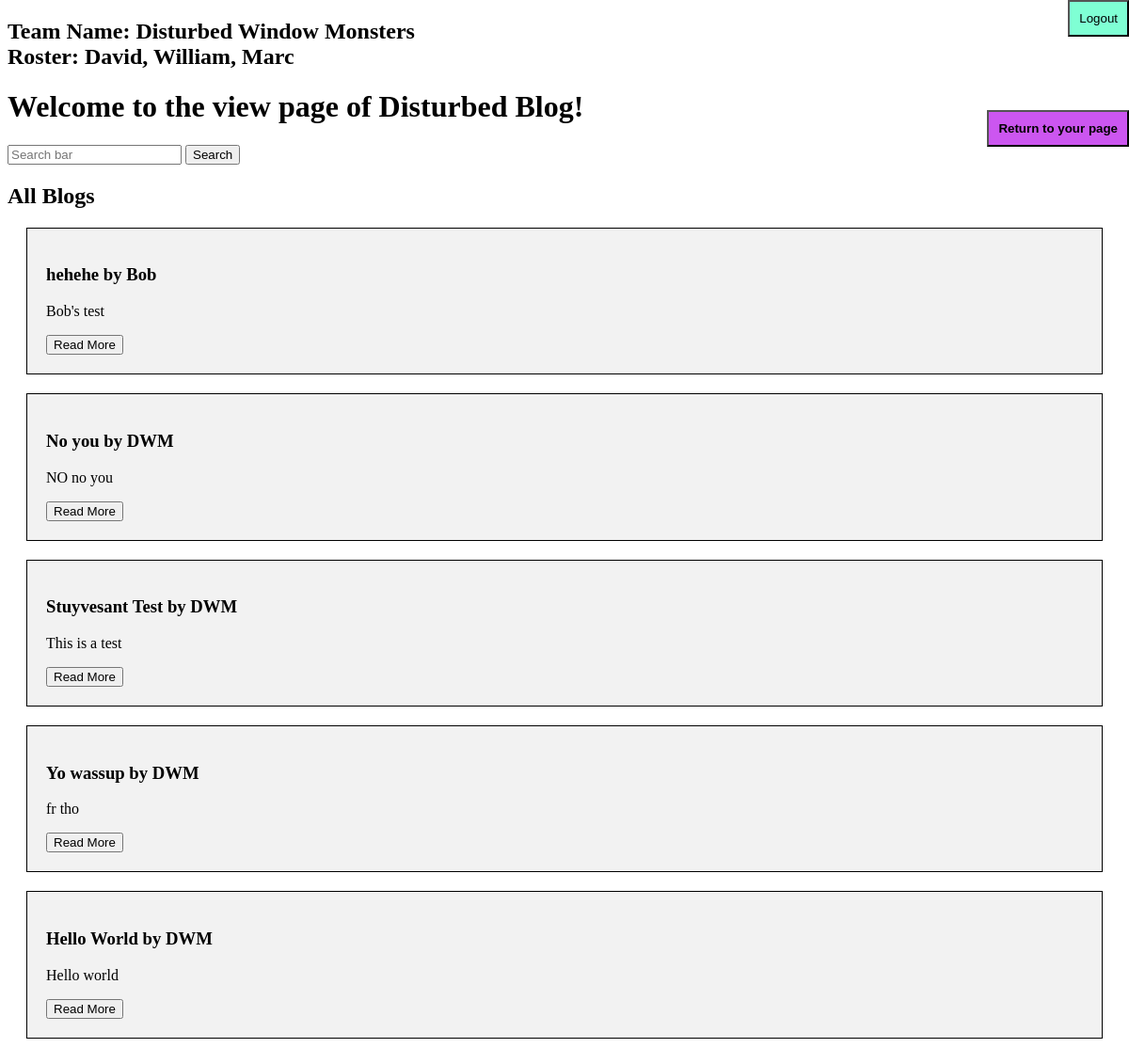
Before: /view with the older database file.
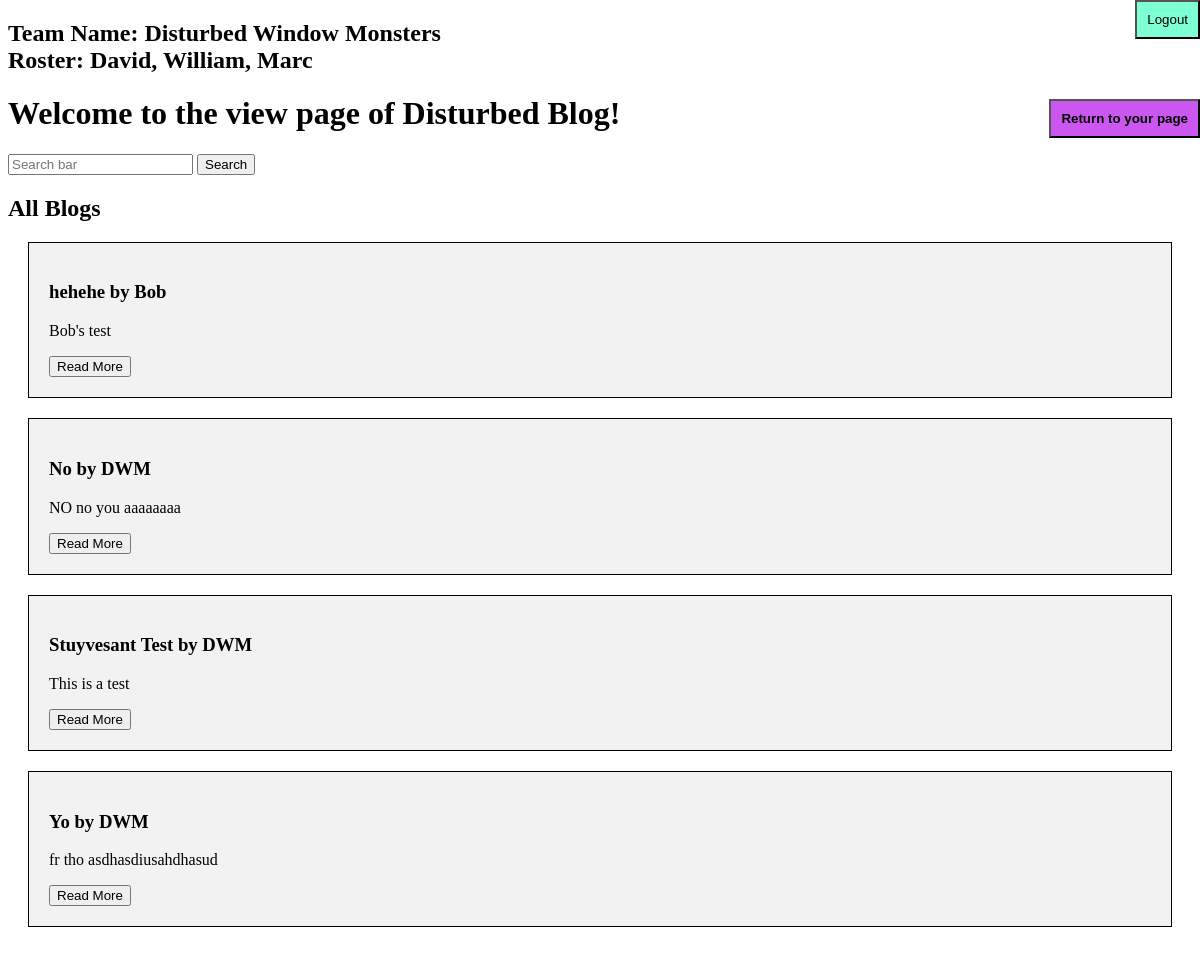
After: the same page with the newer database file.
### tables this page shows
CREATE TABLE blog(user TEXT, title TEXT, content TEXT, date_added INTEGER, data_mod INTEGER, num_view INTEGER, time INTEGER, id INTEGER PRIMARY KEY AUTOINCREMENT, slug TEXT UNIQUE);

### __init__.py (the view, shortened to what this page needs)
@app.route("/view", methods=['GET', 'POST'])
def view():
    if request.method == "GET":
        return render_template('view.html', blogs = get_posts())
    else:
        return Response(status=405)

### db_user.py (called while the page is built)
def get_posts():
    return c.execute("SELECT * FROM blog ORDER BY time DESC").fetchall()

### templates/view.html (shortened to what this page needs)
<!DOCTYPE html>
<html>
<head>
    <link rel="stylesheet" href="./static/index.css">
</head>
<body>
    <div>
        <h2>Team Name: Disturbed Window Monsters
            <br>
            Roster: David, William, Marc
        </h2>
        <h1>
            Welcome to the view page of Disturbed Blog!
        </h1>
        <div>
            <form action="POST" , action="/view">
                <input type="text" placeholder="Search bar" name="search">
                <button type="submit" name="sub3">
                    Search
                </button>
            </form>
        </div>
        <div>
            <h2>
                All Blogs
            </h2>
            <div>
                {% for blog in blogs %}
                <div style="background-color: #f2f2f2; padding: 20px; margin: 20px; border: 1px solid black;">
                    <h3>
                        {{blog[1]}} by {{blog[0]}}
                    </h3>
                    <p>
                        {{blog[2]}}
                    </p>
                    <a href="/blog/{{blog[8]}}">
                        <button>
                            Read More
                        </button>
                    </a>
                </div>
                {% endfor %}
            </div>
        </div>
        <br>
        <form method="POST" action="/logout">
            <button type="submit"
                style="position:absolute; top:0%; right:0%;padding:10px; background-color: aquamarine;">
                Logout
            </button>
        </form>
        <br>
        <a href="/back">
            <button style="position:absolute; top:10%; right:0%;padding:10px; background-color: rgb(204, 86, 240);">
                <b>Return to your page</b>
            </button>
        </a>
    </div>
</body>
</html>

Changed rows visible on the page:
removed blog: title "Hello World", user "DWM", content "Hello world"
changed blog: title "No you" → "No"; content "NO no you" → "NO no you aaaaaaaa"
changed blog: title "Yo wassup" → "Yo"; content "fr tho" → "fr tho asdhasdiusahdhasud"
